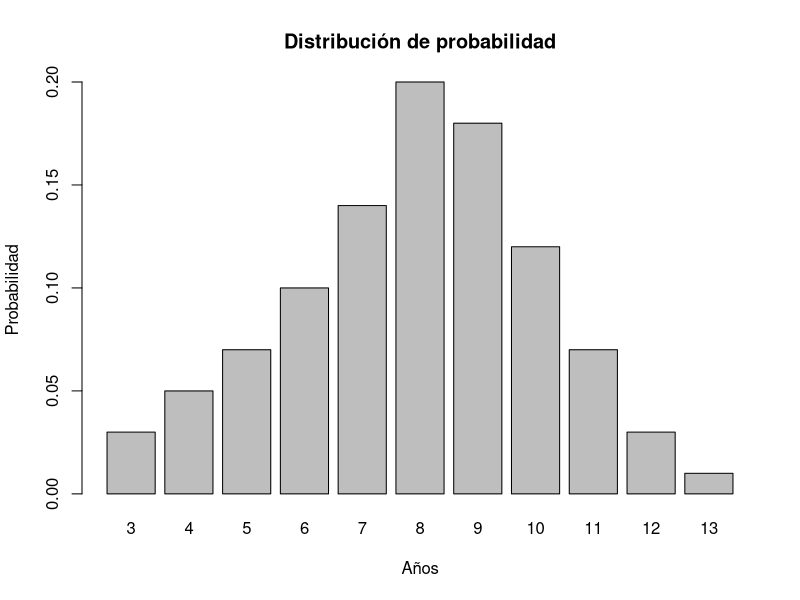

R code for this plot:

#Parcial Eduard Patiño


#//Punto 1//

P_defectuosa <- 0.2
P_buen_estado <- 0.8
P_defectuosa_inspeccion <- 0.8
P_buen_estado_inspeccion <- 0.3

p_Inspección_completa <- P_defectuosa_inspeccion * P_defectuosa + P_buen_estado_inspeccion * P_buen_estado

prob_punto_1 <- (P_defectuosa_inspeccion * P_defectuosa) / p_Inspección_completa
prob_punto_1


#//Punto 2//

n <- 20
p <- 0.3

prob_punto_2 <- 1-pbinom(7, size=n, prob= p, lower.tail = TRUE)
prob_punto_2


#//Punto 3//

λ <- 6
prob_3 <- ppois(2,λ)
prob_punto_3 <- 1 - prob_3
prob_punto_3


#//Punto 4//

ingenieros <- 20
ingenieros_selec <- 10

prob_punto_4 <- (choose(3, 3) * choose(17, 7)) / choose(ingenieros, ingenieros_selec)
prob_punto_4


#//Punto 5//

Años <- c(3:13)
px <- c(0.03, 0.05, 0.07, 0.1, 0.14, 0.2, 0.18, 0.12, 0.07, 0.03, 0.01)

Media_5 <- sum(Años * px)

Varianza_5 <- sum((Años - Media_5)^2 * px)

Desviacion_5 <- sqrt(Varianza_5)

limite_superior <- Media_5 + 2 * Desviacion_5
limite_inferior <- Media_5 - 2 * Desviacion_5

#Gráfico de barras
barplot(px, names.arg = Años, xlab = "Años", ylab = "Probabilidad", main = "Distribución de probabilidad")
#En el gráfico se aprecia que la prob_punto_5 sería 0.96


#//Punto 6//

prob_punto_6 <- 1-exp(-(200)^2)-(1-exp(-100^2))
prob_punto_6


#//Punto 7//

f <- function(x) {
  return(x*(3/8)*(7-x)^2)}

prob_punto_7 <- integrate(f, lower = 5, upper = 7)$value
prob_punto_7


#//Punto 8//

Media_8 <- 78
Desviacion_8 <- 6
Percentil_8 <- 0.9

prob_punto_8 <- qnorm(Percentil_8, Media_8, Desviacion_8)
prob_punto_8


#//Punto 9//

f_2 <- function(r) {
  r^2 * (1 - (10 - r)^2)
}
result <- (3 * pi / 4) * integrate(f_2, 9, 11)$value
prob_punto_9 <- result/2  #Se divide en 2 ya que debe terminarse usando el valor esperado para el área del semicírculo que define la función de densidad.
prob_punto_9


#//Punto 10//

sintoma_A <- 0.1
sintoma_B <- 0.3 + sintoma_A

prob_punto_10 <- sintoma_A/sintoma_B
prob_punto_10
